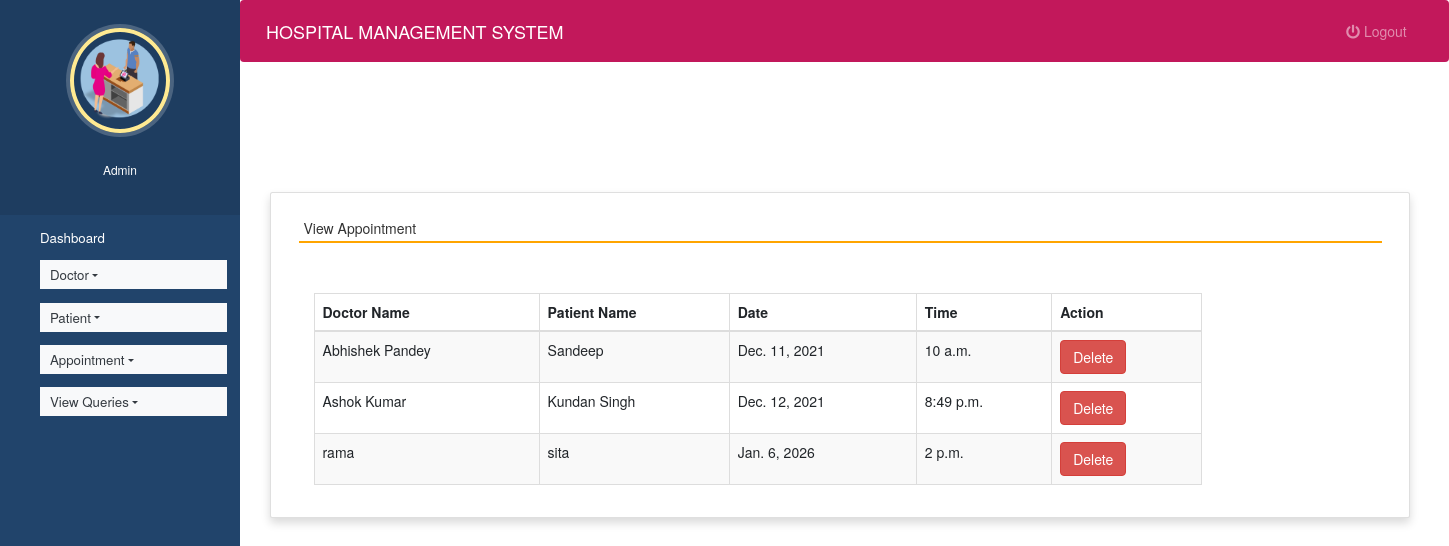
Screenshot of /view_appointment (signed in) with the database file from the repository.
### hospitals/models.py (models this page shows, shortened)
class Appointment(models.Model):
    doctor = models.ForeignKey(Doctor,on_delete=models.CASCADE)
    patient = models.ForeignKey(Patient, on_delete=models.CASCADE)
    date1 = models.DateField()
    time1 = models.TimeField()

class Doctor(models.Model):
    name = models.CharField(max_length=50)
    mobile = models.IntegerField()
    special = models.CharField(max_length=50)
    def __str__(self):
       return self.name;

class Patient(models.Model):
    name = models.CharField(max_length=50)
    gender = models.CharField(max_length=10)
    mobile = models.IntegerField(null=True)
    address = models.CharField(max_length=50)
    def __str__(self):
       return self.name;

### hospitals/views.py (the view)
# urls.py: path('view_appointment', view_appointment, name='view_appointment'),
def view_appointment(request):
    if not request.user.is_staff:
        return redirect('login')
    appointment = Appointment.objects.all()
    d = {'appointment':appointment}
    return render(request,'view_appointment.html', d)

### hospitals/templates/view_appointment.html (shortened to what this page needs)
{% extends 'admin_nav.html' %}
{% load static %}
{% block content %}
<link rel="stylesheet" href="https://maxcdn.bootstrapcdn.com/bootstrap/3.4.1/css/bootstrap.min.css">
  <link rel="stylesheet" href="https://cdnjs.cloudflare.com/ajax/libs/font-awesome/4.7.0/css/font-awesome.min.css">
  <link rel="stylesheet" href="https://use.fontawesome.com/releases/v5.6.3/css/all.css">
<br><br><br><br>
<div class="container card shadow m-5">
    <div class="card-body">
        <h5 class="p-2" style="border-bottom: 2px solid orange">View Appointment</h5>
		<div class="container mt-5">
		<table id="example" class="table table-striped table-bordered table-sm" style="width:80%">
			<thead>
				<tr>
					<th>Doctor Name</th>
					<th>Patient Name</th>
                    <th>Date</th>
					<th>Time</th>
					<th>Action</th>
				</tr>
			</thead>
			<tbody>
            {% for i in appointment %}
			<tr>
				<td>{{i.doctor}}</td>
				<td>{{i.patient}}</td>
				<td>{{i.date1}}</td>
				<td>{{i.time1}}</td>
				<td><a href="{% url 'delete_appointment' i.id %}" onclick="return confirm('Are you ready to delete this record ?')" class="btn btn-danger">Delete</a></td>
			</tr>
			{% endfor %}
			</tbody>
		</table>
	 </div>
	</div>
</div>
{% endblock content %}

### hospitals/templates/admin_nav.html (shortened to what this page needs)
<!DOCTYPE html>
{% load static %}
<html lang="en">
<head>
  <link rel="stylesheet" href="https://stackpath.bootstrapcdn.com/bootstrap/4.3.1/css/bootstrap.min.css">
  <link rel="stylesheet" href="https://maxcdn.bootstrapcdn.com/font-awesome/4.7.0/css/font-awesome.min.css">
  <link rel="stylesheet" href="{% static 'style.css' %}">
</head>
<body>
  <nav class="menu" tabindex="0">
    <header class="avatar">
      <img src="{% static 'images/h8.png' %}" />
      <br><br>
      <h6 style="color : white">Admin</h6>
    </header>
    <ul>
      <li tabindex="0" class="icon-dashboard"> <a style="color:white; text-decoration:none;" href="{% url 'admin_home' %}"><span>Dashboard</span></a> </li>
      <li tabindex="0" class="nav-item dropdown icon-customers">
        <a href="" class="nav-link dropdown-toggle text-dark bg-light" id="navbardrop"
				data-toggle="dropdown" style="color:white; text-decoration:none;"> Doctor</a>
      </li>
      <li tabindex="0" class="nav-item dropdown icon-users">
        <a href="" class="nav-link dropdown-toggle text-dark bg-light" id="navbardrop"
				data-toggle="dropdown" style="color:white; text-decoration:none;"> Patient</a>
      </li>
      <li tabindex="0" class="nav-item dropdown icon-calendar">
        <a href="" class="nav-link dropdown-toggle text-dark bg-light" id="navbardrop"
				data-toggle="dropdown" style="color:white; text-decoration:none;"> Appointment</a>
      </li>
        <li tabindex="0" class="nav-item dropdown icon-calendar">
        <a href="" class="nav-link dropdown-toggle text-dark bg-light" id="navbardrop"
				data-toggle="dropdown" style="color:white; text-decoration:none;"> View Queries</a>
      </li>
    </ul>
  </nav>
  <main>
    <div class="bs-example">
      <nav class="navbar navbar-expand-md  navbar-dark fixed-top" style="background:#c2185b;">
        <a href="#" class="navbar-brand">HOSPITAL MANAGEMENT SYSTEM</a>
        <div class="collapse navbar-collapse justify-content-between" id="navbarCollapse">
          <div class="navbar-nav" style=" margin-left: 90%;">
            <a href="{% url 'logout' %}" class="nav-item nav-link"><i class="fas fa-power-off"></i> Logout</a>
          </div>
        </div>
      </nav>
    </div>
    {% block content %}
    {% endblock content %}
  </main>
</body>
</html>

### hospitals/static/style.css (style rules this page uses)
body { padding-left: 240px; }
main { position: relative; height: 100vh; }
.menu { background: #21446B; height: 100vh; width: 240px; position: fixed; top: 0px; left: 0; z-index: 5; outline: none; }
.menu .avatar { background: rgba(0, 0, 0, 0.1); padding: 2em 0.5em; text-align: center; }
.menu .avatar img { width: 100px; border-radius: 50%; overflow: hidden; border: 4px solid #ffea92; box-shadow: 0 0 0 4px rgba(255, 255, 255, 0.2); }
.menu ul { list-style: none; padding: 0.5em 0; margin: 0; }
.menu ul li { padding: 0.5em 1em 0.5em 3em; font-size: 0.95em; font-weight: regular; background-repeat: no-repeat; background-position: left 15px center; background-size: auto 20px; transition: all 0.15s linear; cursor: pointer; }
.menu ul li.icon-dashboard { background-image: url("http://www.entypo.com/images//gauge.svg"); }
.menu ul li.icon-customers { background-image: url("http://www.entypo.com/images//briefcase.svg"); }
.menu ul li.icon-users { background-image: url("http://www.entypo.com/images//users.svg"); }
.menu ul li.icon-calendar { background-image: url("http://www.entypo.com/images//calendar.svg"); }

### hospitals/templates/admin_nav.html (style rules this page uses)
a:link { text-decoration: none; }
a { color: white; }
body { padding-left: 240px; }
main { position: relative; height: 100vh; }
.menu { background: #21446B; height: 100vh; width: 240px; position: fixed; top: 0px; left: 0; z-index: 5; outline: none; }
.menu .avatar { background: rgba(0, 0, 0, 0.1); padding: 2em 0.5em; text-align: center; }
.menu .avatar img { width: 100px; border-radius: 50%; overflow: hidden; border: 4px solid #ffea92; box-shadow: 0 0 0 4px rgba(255, 255, 255, 0.2); }
.menu ul { list-style: none; padding: 0.5em 0; margin: 0; }
.menu ul li { padding: 0.5em 1em 0.5em 3em; font-size: 0.95em; font-weight: regular; background-repeat: no-repeat; background-position: left 15px center; background-size: auto 20px; transition: all 0.15s linear; cursor: pointer; }
.menu ul li.icon-dashboard { background-image: url("http://www.entypo.com/images//gauge.svg"); }
.menu ul li.icon-customers { background-image: url("http://www.entypo.com/images//briefcase.svg"); }
.menu ul li.icon-users { background-image: url("http://www.entypo.com/images//users.svg"); }
.menu ul li.icon-calendar { background-image: url("http://www.entypo.com/images//calendar.svg"); }

### rows the page displays
Appointment: doctor "Abhishek Pandey", patient "Sandeep", date1 "Dec. 11, 2021", time1 "10 a.m."
Appointment: doctor "Ashok Kumar", patient "Kundan Singh", date1 "Dec. 12, 2021", time1 "8:49 p.m."
Appointment: doctor "rama", patient "sita", date1 "Jan. 6, 2026", time1 "2 p.m."
